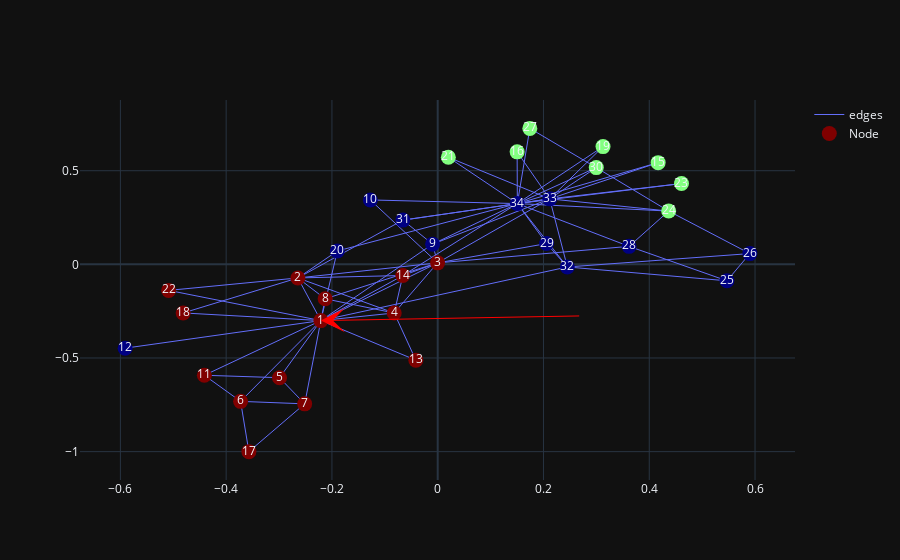

The notebook cell saved with this chart:
### Code cell
k_means_simrank = visualize_rdd_vector_kmeans_others(G, 1, ['simrank'], other_sims.simrank, pos)
k_means_simrank =  add_markers(k_means_simrank, global_markers)
k_means_simrank.show(config={'scrollZoom' : True})

### Figure 1 — Plotly figure (JSON) as saved in the notebook; plotly's stock layout.template omitted (floating-point values rounded to 4 significant figures; data arrays with more than 128 entries replaced by an {"elided": "..."} marker saying what was removed)
{"data": [{"line": {"width": 1}, "marker": {"color": [2, 2, 2, 2, 2, 2, 2, 2, 0, 0, 2, 0, 2, 2, 1, 1, 2, 2, 1, 0, 1, 2, 1, 1, 0, 0, 1, 0, 0, 1, 0, 0, 0, 0], "colorscale": [[0, "rgb(0,0,131)"], [0.2, "rgb(0,60,170)"], [0.4, "rgb(5,255,255)"], [0.6, "rgb(255,255,0)"], [0.8, "rgb(250,0,0)"], [1, "rgb(128,0,0)"]], "size": 15}, "mode": "lines", "name": "edges", "type": "scatter", "uid": "34f006e7-47eb-4f77-9eac-fcd1dcf12109", "x": {"elided": "234 float values"}, "y": {"elided": "234 float values"}}, {"customdata": {"elided": "34x6 float values"}, "hovertemplate": "node_name: %{customdata[0]} <br> degree: %{customdata[1]} <br> simrank: %{customdata[2]} <br> k_mean_cluster: %{customdata[3]} <br> nodes_x: %{customdata[4]} <br> nodes_y: %{customdata[5]} <br> ", "marker": {"color": [2, 2, 2, 2, 2, 2, 2, 2, 0, 0, 2, 0, 2, 2, 1, 1, 2, 2, 1, 0, 1, 2, 1, 1, 0, 0, 1, 0, 0, 1, 0, 0, 0, 0], "colorscale": [[0, "rgb(0,0,131)"], [0.2, "rgb(0,60,170)"], [0.4, "rgb(5,255,255)"], [0.6, "rgb(255,255,0)"], [0.8, "rgb(250,0,0)"], [1, "rgb(128,0,0)"]], "size": 15}, "mode": "markers+text", "name": "Node", "text": [1, 2, 3, 4, 5, 6, 7, 8, 9, 10, 11, 12, 13, 14, 15, 16, 17, 18, 19, 20, 21, 22, 23, 24, 25, 26, 27, 28, 29, 30, 31, 32, 33, 34], "type": "scatter", "uid": "3cc208ba-1b8d-42bd-97d6-80eef21737ea", "x": [-0.221, -0.2644, -0.0002348, -0.08225, -0.2991, -0.3727, -0.2515, -0.2128, -0.009685, -0.1274, -0.4413, -0.5911, -0.04132, -0.06597, 0.4168, 0.1501, -0.357, -0.4813, 0.3126, -0.1898, 0.02011, -0.5088, 0.4609, 0.4367, 0.5469, 0.5903, 0.1742, 0.3619, 0.2058, 0.2998, -0.06592, 0.2451, 0.2118, 0.1506], "y": [-0.3003, -0.07257, 0.007985, -0.2597, -0.6052, -0.7315, -0.7449, -0.184, 0.108, 0.344, -0.5922, -0.4476, -0.5115, -0.0595, 0.5431, 0.6006, -1, -0.2595, 0.6287, 0.07142, 0.5718, -0.139, 0.4314, 0.2845, -0.08786, 0.05749, 0.7261, 0.09602, 0.111, 0.5166, 0.2363, -0.01397, 0.3497, 0.3245]}], "layout": {"annotations": [{"arrowcolor": "red", "arrowhead": 3, "arrowsize": 4, "axref": "x", "ayref": "y", "showarrow": true, "x": -0.221, "y": -0.3003}], "dragmode": "pan"}}
